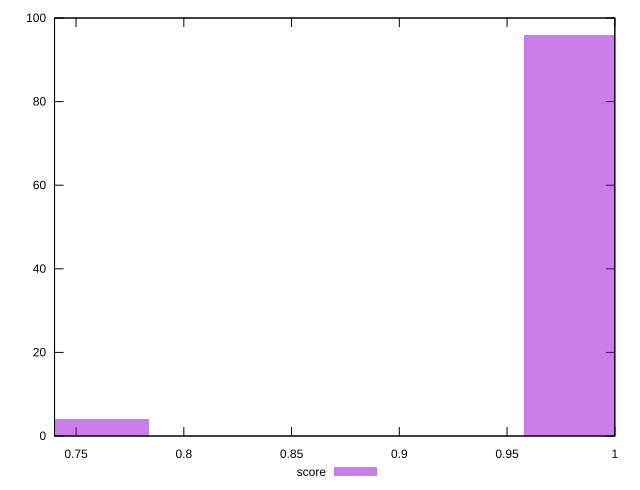

This figure's gnuplot source:
reset

$score <<EOF
0.9870445147493221 96
0.7547987465730109 4
EOF

set key outside below
set boxwidth 0.05806144204407777
set xrange [0.74:1]
set yrange [0:100]
set trange [0:100]
set style fill transparent solid 0.5 noborder
set terminal svg size 640, 490 enhanced background rgb 'white'
set output "reports/report_00028_2021-02-24T12-49-42.674Z/uses-rel-preconnect/samples/music/score/histogram.svg"

plot $score title "score" with boxes

reset
